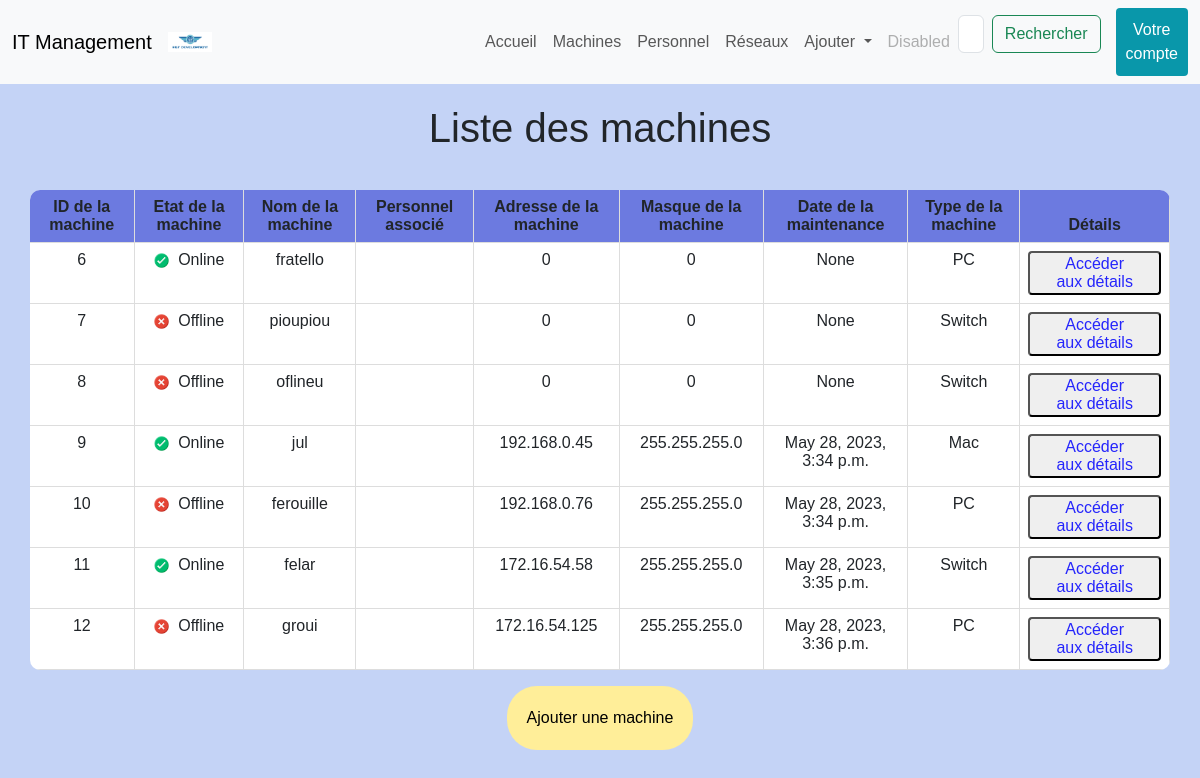
Screenshot of /machine/ with the database file from the repository.
### projetApp/models.py (models this page shows, shortened)
class Machine(models.Model):
	TYPE = {
		('PC', ('PC - Windows')),
		('Mac', ('Mac - MacOS')),
		('Serveur', ('Serveur')),
		('Switch', ('Switch')),
		('Routeur', ('Routeur')),
	}
	ETAT = {
		('Online', ('Online')),
		('Offline', ('Offline')),
	}
	id = models.AutoField(
			primary_key =  True,
			editable = False,
			unique = True)
	nom = models.CharField(
		max_length = 15)
	adresse_ip = models.CharField(max_length=15, validators=[validate_ipv4_address])
	masque = models.CharField(max_length= 15, validators=[validate_ipv4_address])
	reseau_assoc = models.ForeignKey(Reseau, on_delete=models.CASCADE)
	maintenance_date = models.DateTimeField(default=timezone.now)
	mach = models.CharField(max_length = 32, choices = TYPE, default = 'PC')
	etat = models.CharField(max_length = 32, choices = ETAT, default = 'Offline')

### projetApp/views.py (the view)
# urls.py: path('machine/' , views.liste_machine_view , name = 'machine'),
def liste_machine_view(request):
    machine = Machine.objects.all()
    return render(request , 'templates/html/liste_machine.html' , {'machine' : machine})

### projetApp/templates/html/liste_machine.html (shortened to what this page needs)
{% extends "index.html" %}
{% block content %}
    <h1>Liste des machines</h1>
    {% if machine %}
    <div class="tableau">
        <table class="table">
            <thead>
                <tr>
                    <th>ID de la machine</th>
                    <th>Etat de la machine</th>
                    <th>Nom de la machine</th>
                    <th>Personnel associé</th>
                    <th>Adresse de la machine</th>
                    <th>Masque de la machine</th>
                    <th>Date de la maintenance</th>
                    <th>Type de la machine</th>
                    <th>Détails</th>
                </tr>
            </thead>
            <tbody>
            {% for machine in machine %}
                <tr>
                    <td>{{ machine.id }}</td>
                    {% if machine.etat == 'Online' %}
                        {% load static %}
                        <td><img src="{% static 'images/bouton_vert.png' %}" width="15px" height="15px">
                            {{ machine.etat }}</td>
                    {% else %}
                        <td><img src="{% static 'images/bouton_rouge.png' %}" width="15px" height="15px">
                            {{ machine.etat }}</td>
                    {% endif %}
                    <td>{{ machine.nom }}</td>
                    <td>{{ machine.personnel_assoc }}</td>
                    <td>{{ machine.adresse_ip }}</td>
                    <td>{{ machine.masque }}</td>
                    <td>{{ machine.maintenance_date }}</td>
                    <td>{{ machine.mach }}</td>
                    <td><a href="{% url 'detail_machine' machine.id %}"><button class="button_detail">Accéder aux détails</button></a></td>
                </tr>
            {% endfor %}
            </tbody>
        </table>
    </div>
    {% else %}
        <p>Il n'y a pas de machine.</p>
    {% endif %}
    <div class="li_button">
        <a href="{% url 'ajout_machine'%}"><button class="button_ajout">Ajouter une machine</button></a>
    </div>
{% endblock %}

### projetApp/static/css/style.css (style rules this page uses)
body { background-color: #c4d3f6; font-family: 'Arial', sans-serif; }
body h1 { text-align: center; padding-top: 20px; }
.tableau { display: flex; justify-content:space-around; align-items: center; }
table { display: table; width: 80%; margin: 30px; border-collapse: collapse; border-radius: 10px; overflow: hidden; background-color: #ffffff; }
table th, table td { padding: 8px; text-align: center; border-bottom: 1px solid #ddd; border-right: 1px solid #ddd; }
table thead { background-color: #6c7ae0; }
.button_detail { border-radius: 4px; color: rgb(37, 37, 252); padding: 2px 20px; }
.button_ajout { background-color: #FFEE99; border: none; border-radius: 30px; padding: 20px; }
.li_button { display: flex; align-items: flex-end; justify-content: space-around; }

### projetApp/templates/html/liste_machine.html (style rules this page uses)
tr td img { margin-right:5px; }

### rows the page displays
Machine: id "6", etat "Online", nom "fratello", adresse_ip "0", masque "0", maintenance_date "None", mach "PC"
Machine: id "7", etat "Offline", nom "pioupiou", adresse_ip "0", masque "0", maintenance_date "None", mach "Switch"
Machine: id "8", etat "Offline", nom "oflineu", adresse_ip "0", masque "0", maintenance_date "None", mach "Switch"
Machine: id "9", etat "Online", nom "jul", adresse_ip "192.168.0.45", masque "255.255.255.0", maintenance_date "May 28, 2023, 3:34 p.m.", mach "Mac"
Machine: id "10", etat "Offline", nom "ferouille", adresse_ip "192.168.0.76", masque "255.255.255.0", maintenance_date "May 28, 2023, 3:34 p.m.", mach "PC"
Machine: id "11", etat "Online", nom "felar", adresse_ip "172.16.54.58", masque "255.255.255.0", maintenance_date "May 28, 2023, 3:35 p.m.", mach "Switch"
Machine: id "12", etat "Offline", nom "groui", adresse_ip "172.16.54.125", masque "255.255.255.0", maintenance_date "May 28, 2023, 3:36 p.m.", mach "PC"
